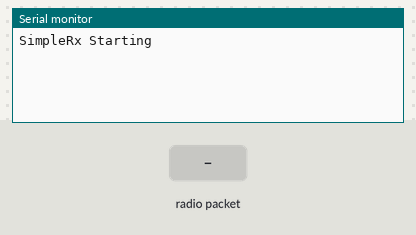
Simulated run of this sketch. Board: Arduino Uno, built with avr-gcc and run on an emulated ATmega328P. Shown: the last lines printed to the serial monitor. The test bench sets the inputs (shaded band). No radio packets arrive unless stated.

Above: at 1.2 s.
1.3 s: radio packet "1" arrives
At 2.0 s:
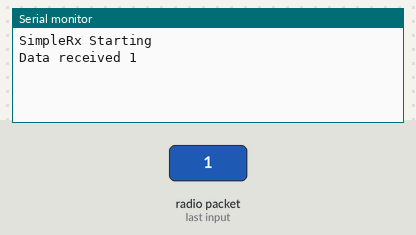
2.8 s: radio packet "0" arrives
At 3.2 s:
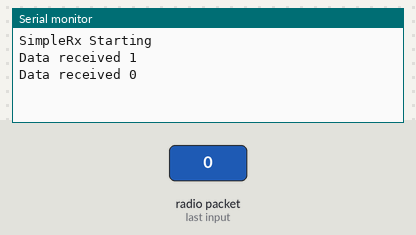
4.3 s: radio packet "2" arrives
At 5.5 s:
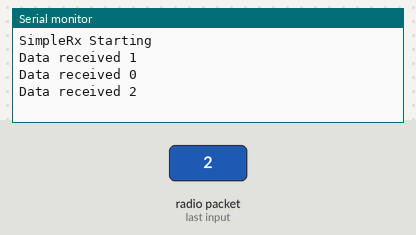

The sketch:

rf24.ino
```cpp
// SimpleRx - the slave or the receiver

#include <SPI.h>
#include <nRF24L01.h>
#include <RF24.h>

#define CE_PIN   9
#define CSN_PIN 10

const byte thisSlaveAddress[5] = {'2','N','o','d','e'};

RF24 radio(CE_PIN, CSN_PIN);

char dataReceived[11]; // this must match dataToSend in the TX
bool newData = false;

//===========

void setup() {

    Serial.begin(9600);
    while (!Serial) {
      ; // wait for serial port to connect. Needed for native USB port only
    }
    Serial.println("SimpleRx Starting");
    if (!radio.begin())
      Serial.println("Failed!");
    radio.setDataRate(RF24_250KBPS);
    radio.setPALevel(RF24_PA_MAX, 0);
    radio.setChannel(52);
    radio.openReadingPipe(1, thisSlaveAddress);
    radio.setPayloadSize(11);
    radio.startListening();
}

//=============

void loop() {
    getData();
    showData();
}

//==============

void getData() {
    if ( radio.available() ) {
        radio.read( &dataReceived, sizeof(dataReceived) );
        newData = true;
    }
}

void showData() {
    if (newData == true) {
        Serial.print("Data received ");
        Serial.println(dataReceived);
        newData = false;
    }
}
```

Measured:
- after the input at 1.3 s, the serial monitor: prints a new line at once (image 1)
- after the input at 2.8 s, the serial monitor: prints a new line at once (image 2)
- after the input at 4.3 s, the serial monitor: prints a new line at once (image 3)
